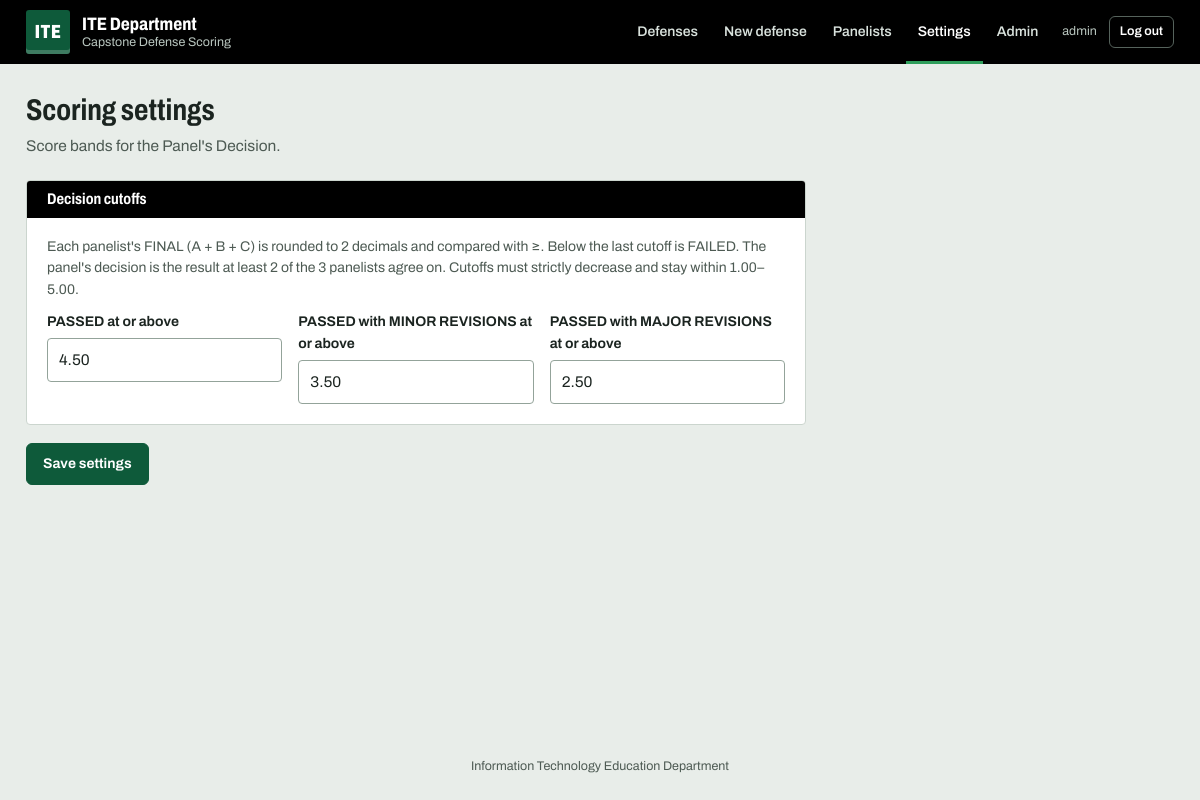
The page /settings/ (signed in) on the database its author committed.
### defense/models.py (models this page shows, shortened)
class Panelist(models.Model):
    user = models.OneToOneField(
        settings.AUTH_USER_MODEL, on_delete=models.CASCADE, related_name="panelist")
    prefix = models.CharField(max_length=20, blank=True, help_text="e.g. Engr., Dr.")
    suffix = models.CharField(max_length=40, blank=True, help_text="e.g. LPT, CCpE")
    class Meta:
        ordering = ["user__last_name", "user__first_name"]
    @property
    def display_name(self):
        full = " ".join(p for p in (self.user.first_name, self.user.last_name) if p).strip()
        full = full or self.user.username
        if self.prefix:
            full = f"{self.prefix} {full}"
        if self.suffix:
            full = f"{full}, {self.suffix}"
        return full

class ScoringSettings(models.Model):
    passed_cutoff = models.DecimalField(
        "PASSED at or above", max_digits=3, decimal_places=2, default=Decimal("4.50"))
    minor_cutoff = models.DecimalField(
        "PASSED with MINOR REVISIONS at or above", max_digits=3, decimal_places=2,
        default=Decimal("3.50"))
    major_cutoff = models.DecimalField(
        "PASSED with MAJOR REVISIONS at or above", max_digits=3, decimal_places=2,
        default=Decimal("2.50"))
    class Meta:
        verbose_name = "scoring settings"
        verbose_name_plural = "scoring settings"
    @classmethod
    def load(cls):
        obj, _ = cls.objects.get_or_create(pk=1)
        return obj

### defense/views.py (the view)
# urls.py: path("settings/", views.scoring_settings, name="scoring_settings"),
@manager_required
def scoring_settings(request):
    obj = ScoringSettings.load()
    if request.method == "POST":
        form = ScoringSettingsForm(request.POST, instance=obj)
        if form.is_valid():
            with transaction.atomic():
                form.save()
            messages.success(request, "Scoring settings saved.")
            return redirect("defense:scoring_settings")
    else:
        form = ScoringSettingsForm(instance=obj)
    return render(request, "defense/settings_form.html", {"form": form})

### defense/forms.py (shortened to what this page needs)
class ScoringSettingsForm(forms.ModelForm):
    class Meta:
        model = ScoringSettings
        fields = ["passed_cutoff", "minor_cutoff", "major_cutoff"]

### defense/context_processors.py (called while the page is built)
def institution(request):
    return {"INSTITUTION": settings.INSTITUTION}

### defense/views.py (called while the page is built)
def is_manager(user):
    return user.is_authenticated and user.is_active and user.is_staff

def manager_required(view):
    @wraps(view)
    @login_required
    def wrapper(request, *args, **kwargs):
        if not is_manager(request.user):
            raise PermissionDenied("Managers only.")
        return view(request, *args, **kwargs)
    return wrapper

### defense/templates/defense/settings_form.html (shortened to what this page needs)
{% extends "base.html" %}
{% block content %}
<div class="page-head">
  <div>
    <h1>Scoring settings</h1>
    <p class="muted">Score bands for the Panel's Decision.</p>
  </div>
</div>
<form method="post" class="stack narrow" novalidate>
  <section class="card">
    <h2 class="card-title">Decision cutoffs</h2>
    <p class="muted small">Each panelist's FINAL (A + B + C) is rounded to 2 decimals and compared with ≥.
      Below the last cutoff is FAILED. The panel's decision is the result at least 2 of the 3 panelists agree on.
      Cutoffs must strictly decrease and stay within 1.00–5.00.</p>
    <div class="grid-3">
      {% for f in form %}
      <label class="field">
        <span>{{ f.label }}</span>
        {{ f }}
      </label>
      {% endfor %}
    </div>
  </section>
  <div class="form-actions">
    <button type="submit" class="btn btn-primary">Save settings</button>
  </div>
</form>
{% endblock %}

### templates/base.html (shortened to what this page needs)
{% load static %}<!doctype html>
<html lang="en">
<head>
  <link rel="stylesheet" href="{% static 'css/app.css' %}">
</head>
<body class="{% block body_class %}{% endblock %}">
  {% with here=request.resolver_match.url_name %}
  <header class="topbar no-print">
    <div class="topbar-inner">
      <a class="brand" href="{% if user.is_authenticated %}{% url 'defense:dashboard' %}{% else %}{% url 'login' %}{% endif %}">
        <span class="ite-mark" aria-hidden="true">ITE</span>
        <span class="brand-text">
          <strong>ITE Department</strong>
          <small>Capstone Defense Scoring</small>
        </span>
      </a>
      {% if user.is_authenticated %}
      <nav class="nav" aria-label="Main">
        <a href="{% url 'defense:dashboard' %}" class="{% if here == 'dashboard' %}is-active{% endif %}"{% if here == 'dashboard' %} aria-current="page"{% endif %}>Defenses</a>
        {% if user.is_staff %}
          <a href="{% url 'defense:defense_create' %}" class="{% if here == 'defense_create' %}is-active{% endif %}">New defense</a>
          <a href="{% url 'defense:panelist_list' %}" class="{% if here == 'panelist_list' or here == 'panelist_create' or here == 'panelist_edit' %}is-active{% endif %}">Panelists</a>
          <a href="{% url 'defense:scoring_settings' %}" class="{% if here == 'scoring_settings' %}is-active{% endif %}">Settings</a>
          {% if user.is_superuser %}<a href="{% url 'admin:index' %}">Admin</a>{% endif %}
        {% endif %}
        <span class="nav-end">
          <span class="nav-user" title="Signed in as {{ user.username }}">{{ user.panelist.display_name|default:user.username }}</span>
          <form method="post" action="{% url 'logout' %}" class="inline">
            <button type="submit" class="nav-logout">Log out</button>
          </form>
        </span>
      </nav>
      {% endif %}
    </div>
  </header>
  {% endwith %}
  <main class="{% block main_class %}container{% endblock %}">{% block content %}{% endblock %}</main>
  <footer class="footer no-print">{{ INSTITUTION.department|title }}</footer>
</body>
</html>

### rows shown on the page
ScoringSettings: form "4.50" "3.50" "2.50"

### other values the page prints
{{ user.panelist.display_name|default:user.username }} "admin"
{{ f.label }} "PASSED at or above" "PASSED with MINOR REVISIONS at or above" "PASSED with MAJOR REVISIONS at or above"
{{ INSTITUTION.department|title }} "Information Technology Education Department"
